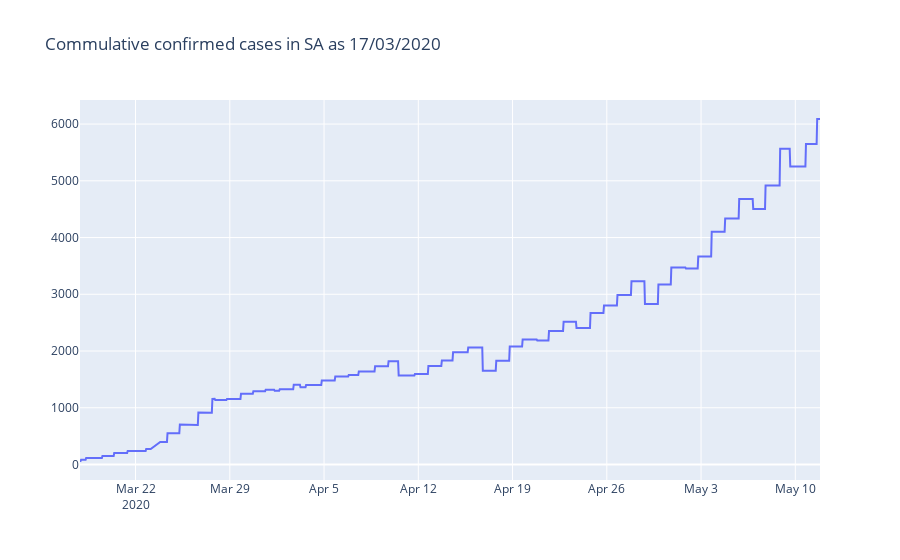

Here is the notebook cell this chart was saved with:
### Code cell
#SA commulative data graph

fig = go.Figure()
fig.add_trace(go.Scatter(x = df.timestamp,y= df.active, name = 'Active Cases in SA'))
fig.update_layout(title = 'Commulative confirmed cases in SA as 17/03/2020')
fig.show()

### Figure 1 — Plotly figure (JSON) as saved in the notebook; plotly's stock layout.template omitted (floating-point values rounded to 4 significant figures; data arrays with more than 128 entries replaced by an {"elided": "..."} marker saying what was removed)
{"data": [{"name": "Active Cases in SA", "type": "scatter", "x": {"elided": "1306 str values"}, "y": {"elided": "1306 int values"}}], "layout": {"title": {"text": "Commulative confirmed cases in SA as 17/03/2020"}}}
